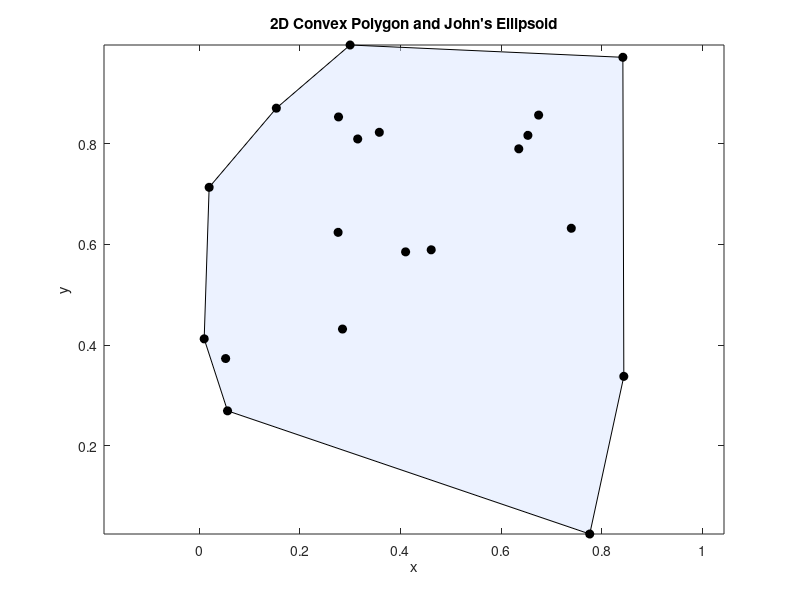

MATLAB code to generate this figure: (Note: this script raises an error after producing the figure.)
% =========================================================================
% VISUALIZE_JOHN_ELLIPSOID_2D
% Compute and visualize the John's ellipsoid (maximum volume inscribed ellipsoid)
% for a 2D convex polygon using YALMIP and a semidefinite solver.
%
% Requirements:
% - YALMIP (https://yalmip.github.io/)
% - SeDuMi or SDPT3 solver
%
% Author: willweiao
% =========================================================================

clc; clear; close all;

%% Step 1: Generate random 2D points and compute convex hull
n_points = 20;
points = rand(n_points, 2);
hull_idx = convhull(points(:,1), points(:,2));

% Visualize the convex polygon
fill(points(hull_idx,1), points(hull_idx,2), [0.85 0.9 1], ...
    'EdgeColor','k','FaceAlpha',0.5); hold on;
plot(points(:,1), points(:,2), 'ko', 'MarkerFaceColor', 'k');
axis equal;
xlabel('x'); ylabel('y');
title('2D Convex Polygon and John''s Ellipsoid');

%% Step 2: Define YALMIP variables
yalmip('clear');
a = sdpvar(2,1);     % Center of ellipsoid
P = sdpvar(2,2);     % Shape matrix (positive definite)

